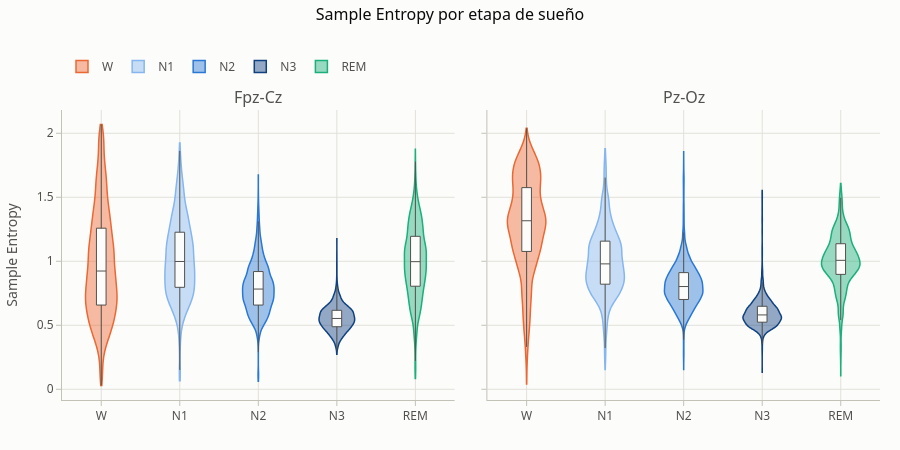

This figure's notebook cell:
### Markdown cell above
**¿Cómo cambia la Sample Entropy entre etapas, y es igual en ambos canales?**

Se toman todas las épocas del almacén de los 18 sujetos y las dos noches, sin los artefactos.
Para cada canal y etapa se dibuja la distribución de los valores de entropía (Sample Entropy) de todas esas épocas: el gráfico de violín muestra la forma de la distribución, y la caja interna, la mediana y los cuartiles. Los dos canales se muestran por separado.

### Code cell
plots.metric_by_stage(obs[~obs["is_artifact"]], "sample_entropy").show()

# ¿Se cumple N1 > N2 > N3 en cada sujeto y canal? (solo los que tienen épocas de N3)
by_subject = (obs[~obs["is_artifact"]].groupby(["subject_id", "channel", "stage_code"])["sample_entropy"]
              .mean().unstack().dropna(subset=["N3"]))
ordered = (by_subject["N1"] > by_subject["N2"]) & (by_subject["N2"] > by_subject["N3"])
print(f"Sample Entropy N1 > N2 > N3 en {ordered.sum()} de {len(ordered)} combinaciones de sujeto y canal")

### Figure 1 — Plotly figure (JSON) as saved in the notebook; plotly's stock layout.template omitted (floating-point values rounded to 4 significant figures; data arrays with more than 128 entries replaced by an {"elided": "..."} marker saying what was removed)
{"data": [{"box": {"fillcolor": "#fcfcfb", "line": {"color": "#52514e", "width": 1}, "visible": true}, "fillcolor": "rgba(235,104,52,0.45)", "hovertemplate": "W · Fpz-Cz<br>%{y:.3f}<extra></extra>", "legendgroup": "W", "line": {"color": "#eb6834", "width": 1.5}, "meanline": {"visible": false}, "name": "W", "points": false, "showlegend": true, "spanmode": "hard", "type": "violin", "x": {"elided": "11174 str values"}, "xaxis": "x", "y": {"elided": "11174 float values"}, "yaxis": "y"}, {"box": {"fillcolor": "#fcfcfb", "line": {"color": "#52514e", "width": 1}, "visible": true}, "fillcolor": "rgba(134,182,239,0.45)", "hovertemplate": "N1 · Fpz-Cz<br>%{y:.3f}<extra></extra>", "legendgroup": "N1", "line": {"color": "#86b6ef", "width": 1.5}, "meanline": {"visible": false}, "name": "N1", "points": false, "showlegend": true, "spanmode": "hard", "type": "violin", "x": {"elided": "4029 str values"}, "xaxis": "x", "y": {"elided": "4029 float values"}, "yaxis": "y"}, {"box": {"fillcolor": "#fcfcfb", "line": {"color": "#52514e", "width": 1}, "visible": true}, "fillcolor": "rgba(42,120,214,0.45)", "hovertemplate": "N2 · Fpz-Cz<br>%{y:.3f}<extra></extra>", "legendgroup": "N2", "line": {"color": "#2a78d6", "width": 1.5}, "meanline": {"visible": false}, "name": "N2", "points": false, "showlegend": true, "spanmode": "hard", "type": "violin", "x": {"elided": "16635 str values"}, "xaxis": "x", "y": {"elided": "16635 float values"}, "yaxis": "y"}, {"box": {"fillcolor": "#fcfcfb", "line": {"color": "#52514e", "width": 1}, "visible": true}, "fillcolor": "rgba(16,66,129,0.45)", "hovertemplate": "N3 · Fpz-Cz<br>%{y:.3f}<extra></extra>", "legendgroup": "N3", "line": {"color": "#104281", "width": 1.5}, "meanline": {"visible": false}, "name": "N3", "points": false, "showlegend": true, "spanmode": "hard", "type": "violin", "x": {"elided": "2610 str values"}, "xaxis": "x", "y": {"elided": "2610 float values"}, "yaxis": "y"}, {"box": {"fillcolor": "#fcfcfb", "line": {"color": "#52514e", "width": 1}, "visible": true}, "fillcolor": "rgba(27,175,122,0.45)", "hovertemplate": "REM · Fpz-Cz<br>%{y:.3f}<extra></extra>", "legendgroup": "REM", "line": {"color": "#1baf7a", "width": 1.5}, "meanline": {"visible": false}, "name": "REM", "points": false, "showlegend": true, "spanmode": "hard", "type": "violin", "x": {"elided": "6849 str values"}, "xaxis": "x", "y": {"elided": "6849 float values"}, "yaxis": "y"}, {"box": {"fillcolor": "#fcfcfb", "line": {"color": "#52514e", "width": 1}, "visible": true}, "fillcolor": "rgba(235,104,52,0.45)", "hovertemplate": "W · Pz-Oz<br>%{y:.3f}<extra></extra>", "legendgroup": "W", "line": {"color": "#eb6834", "width": 1.5}, "meanline": {"visible": false}, "name": "W", "points": false, "showlegend": false, "spanmode": "hard", "type": "violin", "x": {"elided": "11233 str values"}, "xaxis": "x2", "y": {"elided": "11233 float values"}, "yaxis": "y2"}, {"box": {"fillcolor": "#fcfcfb", "line": {"color": "#52514e", "width": 1}, "visible": true}, "fillcolor": "rgba(134,182,239,0.45)", "hovertemplate": "N1 · Pz-Oz<br>%{y:.3f}<extra></extra>", "legendgroup": "N1", "line": {"color": "#86b6ef", "width": 1.5}, "meanline": {"visible": false}, "name": "N1", "points": false, "showlegend": false, "spanmode": "hard", "type": "violin", "x": {"elided": "4024 str values"}, "xaxis": "x2", "y": {"elided": "4024 float values"}, "yaxis": "y2"}, {"box": {"fillcolor": "#fcfcfb", "line": {"color": "#52514e", "width": 1}, "visible": true}, "fillcolor": "rgba(42,120,214,0.45)", "hovertemplate": "N2 · Pz-Oz<br>%{y:.3f}<extra></extra>", "legendgroup": "N2", "line": {"color": "#2a78d6", "width": 1.5}, "meanline": {"visible": false}, "name": "N2", "points": false, "showlegend": false, "spanmode": "hard", "type": "violin", "x": {"elided": "16619 str values"}, "xaxis": "x2", "y": {"elided": "16619 float values"}, "yaxis": "y2"}, {"box": {"fillcolor": "#fcfcfb", "line": {"color": "#52514e", "width": 1}, "visible": true}, "fillcolor": "rgba(16,66,129,0.45)", "hovertemplate": "N3 · Pz-Oz<br>%{y:.3f}<extra></extra>", "legendgroup": "N3", "line": {"color": "#104281", "width": 1.5}, "meanline": {"visible": false}, "name": "N3", "points": false, "showlegend": false, "spanmode": "hard", "type": "violin", "x": {"elided": "2608 str values"}, "xaxis": "x2", "y": {"elided": "2608 float values"}, "yaxis": "y2"}, {"box": {"fillcolor": "#fcfcfb", "line": {"color": "#52514e", "width": 1}, "visible": true}, "fillcolor": "rgba(27,175,122,0.45)", "hovertemplate": "REM · Pz-Oz<br>%{y:.3f}<extra></extra>", "legendgroup": "REM", "line": {"color": "#1baf7a", "width": 1.5}, "meanline": {"visible": false}, "name": "REM", "points": false, "showlegend": false, "spanmode": "hard", "type": "violin", "x": {"elided": "6846 str values"}, "xaxis": "x2", "y": {"elided": "6846 float values"}, "yaxis": "y2"}], "layout": {"annotations": [{"font": {"size": 16}, "showarrow": false, "text": "Fpz-Cz", "x": 0.24, "xanchor": "center", "xref": "paper", "y": 1, "yanchor": "bottom", "yref": "paper"}, {"font": {"size": 16}, "showarrow": false, "text": "Pz-Oz", "x": 0.76, "xanchor": "center", "xref": "paper", "y": 1, "yanchor": "bottom", "yref": "paper"}], "font": {"color": "#52514e", "family": "system-ui, -apple-system, \"Segoe UI\", sans-serif", "size": 12}, "height": 450, "hoverlabel": {"bgcolor": "white", "font": {"color": "#0b0b0b"}}, "legend": {"orientation": "h", "title": {"text": ""}, "x": 0, "xanchor": "left", "y": 1.1, "yanchor": "bottom"}, "margin": {"b": 50, "l": 60, "r": 20, "t": 110}, "paper_bgcolor": "#fcfcfb", "plot_bgcolor": "#fcfcfb", "title": {"font": {"color": "#0b0b0b", "size": 16}, "text": "Sample Entropy por etapa de sueño", "x": 0.5, "xanchor": "center", "y": 0.98, "yanchor": "top"}, "xaxis": {"anchor": "y", "domain": [0, 0.48], "gridcolor": "#e1e0d9", "linecolor": "#c3c2b7", "tickcolor": "#c3c2b7", "ticks": "outside", "zeroline": false}, "xaxis2": {"anchor": "y2", "domain": [0.52, 1], "gridcolor": "#e1e0d9", "linecolor": "#c3c2b7", "tickcolor": "#c3c2b7", "ticks": "outside", "zeroline": false}, "yaxis": {"anchor": "x", "domain": [0, 1], "gridcolor": "#e1e0d9", "linecolor": "#c3c2b7", "tickcolor": "#c3c2b7", "ticks": "outside", "title": {"text": "Sample Entropy"}, "zeroline": false}, "yaxis2": {"anchor": "x2", "domain": [0, 1], "gridcolor": "#e1e0d9", "linecolor": "#c3c2b7", "matches": "y", "showticklabels": false, "tickcolor": "#c3c2b7", "ticks": "outside", "zeroline": false}}}
